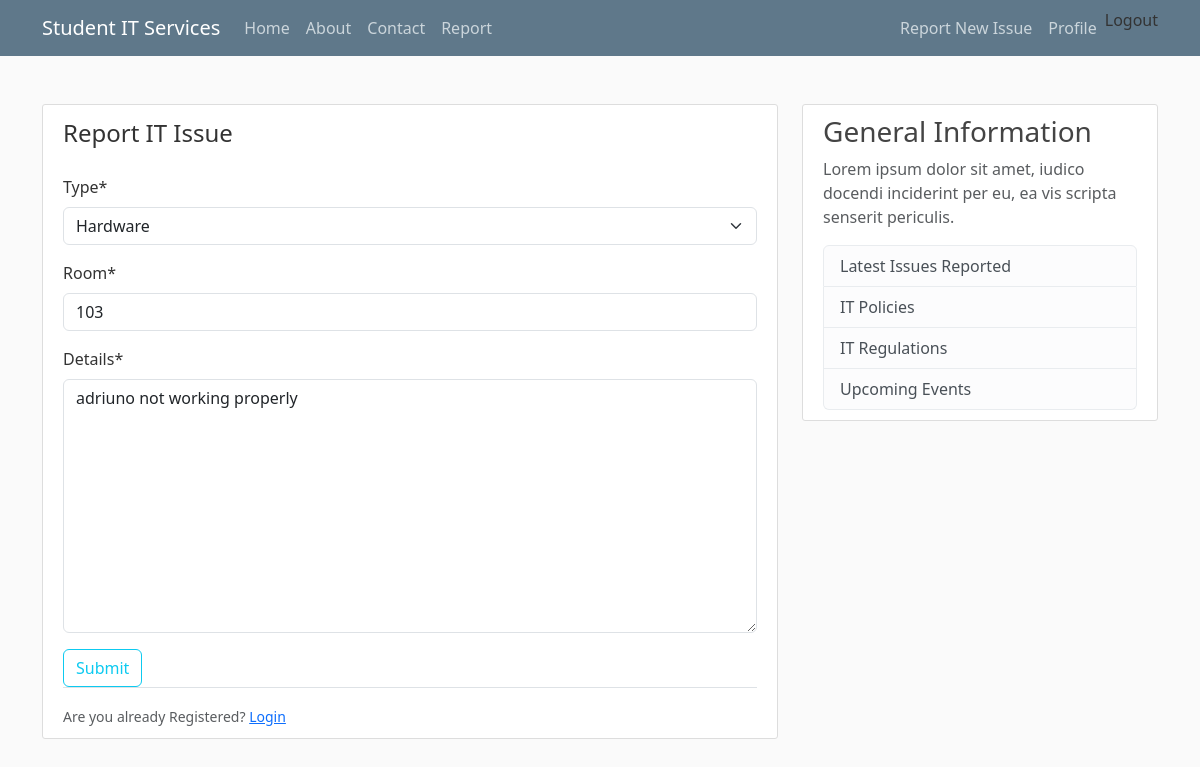
Page /itreporting/issues/3/update/ (signed in) on the committed database.
### itreporting/models.py (models this page shows, shortened)
class Issue(models.Model):
    type = models.CharField(max_length=100, choices = [('Hardware',
'Hardware'), ('Software', 'Software')])
    room = models.CharField(max_length=100)
    urgent = models.BooleanField(default = False)
    details = models.TextField()
    date_submitted = models.DateTimeField(default=timezone.now)
    description = models.TextField()
    author = models.ForeignKey(User, related_name = 'issues',
    on_delete=models.CASCADE)

### itreporting/views.py (the view)
# urls.py: path('issues/<int:pk>/update/', PostUpdateView.as_view(), name = 'issue-update'),
class PostUpdateView(LoginRequiredMixin, UpdateView):
    model = Issue
    fields = ['type', 'room', 'details']

### itreporting/templates/itreporting/issue_form.html (shortened to what this page needs)
                {% extends "itreporting/base.html" %}
                {% load crispy_forms_tags %}
                {% block content %}
                <div class="content-section">
                    <form method="POST">
                        <fieldset class="form-group">
                            <legend class="borer-bottom mb-4"> Report IT Issue </legend>
                            {{ form|crispy }}
                        </fieldset>
                        <div class="form-group">
                            <button class="btn btn-outline-info" type="submit">Submit</button>
                        </div>
                    </form>
                    <div class="border-top pt-3">
                        <small class="text-muted">Are you already
                    Registered? <a class="ml-2" href="#">Login
                    </a></small>
                </div>
            </div>
            {% endblock content %}

### itreporting/static/css/styles.css (style rules this page uses)
body { background: #fafafa; color: #333333; margin-top: 5rem; }
.content-section { background: #ffffff; padding: 10px 20px; border: 1px solid #dddddd; border-radius: 3px; margin-bottom: 20px; }

### rows in the picture
Issue: type "Hardware", room "103", details "adriuno not working properly"
